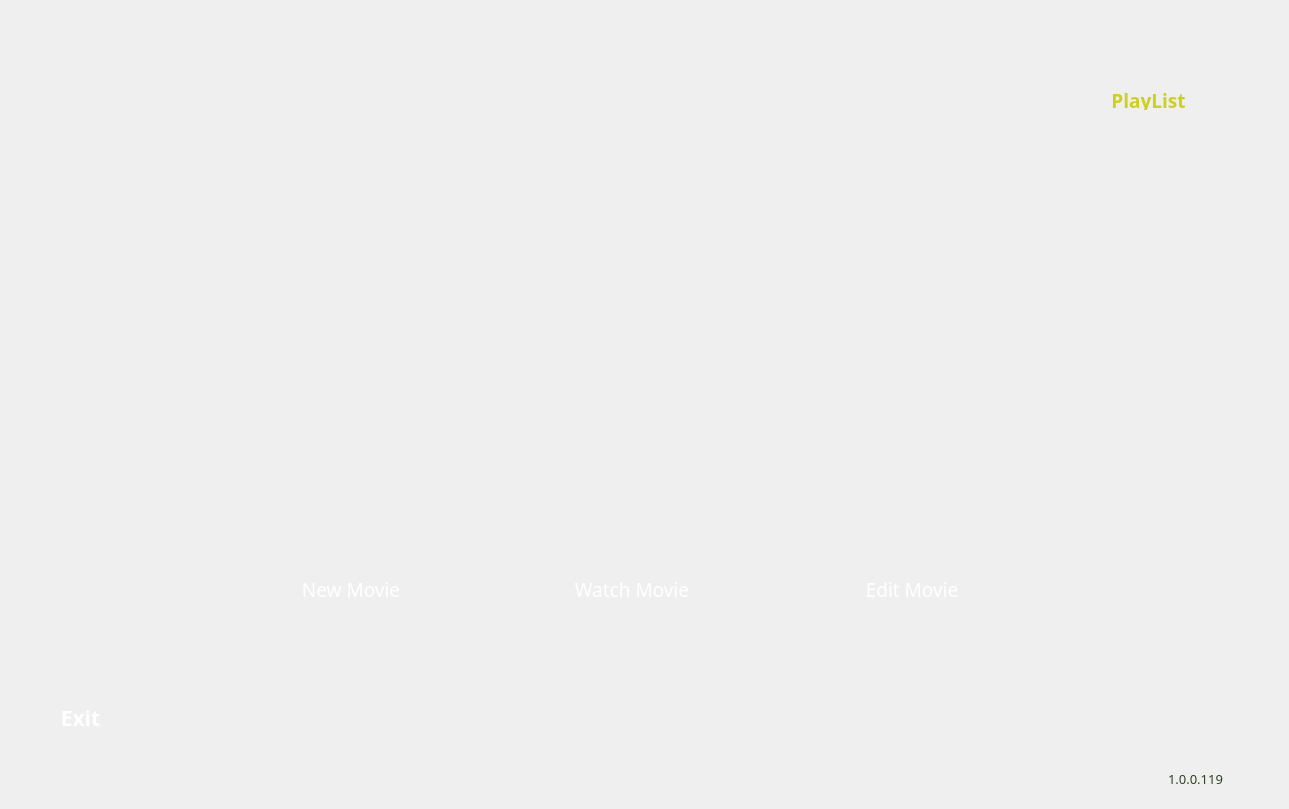
    <widget class="QWidget" name="HomePage">
     <property name="sizePolicy">
      <sizepolicy hsizetype="MinimumExpanding" vsizetype="MinimumExpanding">
       <horstretch>0</horstretch>
       <verstretch>0</verstretch>
      </sizepolicy>
     </property>
     <property name="focusPolicy">
      <enum>Qt::NoFocus</enum>
     </property>
     <widget class="QLabel" name="Home_BG">
      <property name="geometry">
       <rect>
        <x>0</x>
        <y>0</y>
        <width>1280</width>
        <height>800</height>
       </rect>
      </property>
      <property name="sizePolicy">
       <sizepolicy hsizetype="MinimumExpanding" vsizetype="MinimumExpanding">
        <horstretch>0</horstretch>
        <verstretch>0</verstretch>
       </sizepolicy>
      </property>
      <property name="focusPolicy">
       <enum>Qt::NoFocus</enum>
      </property>
      <property name="text">
       <string/>
      </property>
      <property name="pixmap">
       <pixmap>Media/GUI/FC1.png</pixmap>
      </property>
      <property name="scaledContents">
       <bool>true</bool>
      </property>
     </widget>
     <widget class="QWidget" name="Home_CenterWidget" native="true">
      <property name="geometry">
       <rect>
        <x>101</x>
        <y>176</y>
        <width>782</width>
        <height>440</height>
       </rect>
      </property>
     </widget>
     <widget class="QWidget" name="Home_MovieClipBGWidget" native="true">
      <property name="geometry">
       <rect>
        <x>199</x>
        <y>627</y>
        <width>872</width>
        <height>100</height>
       </rect>
      </property>
      <widget class="QLabel" name="label_5">
       <property name="geometry">
        <rect>
         <x>0</x>
         <y>0</y>
         <width>872</width>
         <height>100</height>
        </rect>
       </property>
       <property name="text">
        <string/>
       </property>
       <property name="pixmap">
        <pixmap>Media/GUI/bottomBAR_home_element.png</pixmap>
       </property>
      </widget>
     </widget>
     <widget class="QWidget" name="Home_ListMovieWidget" native="true">
      <property name="geometry">
       <rect>
        <x>1063</x>
        <y>82</y>
        <width>192</width>
        <height>545</height>
       </rect>
      </property>
      <widget class="QLabel" name="Home_ListMoviesLabel">
       <property name="geometry">
        <rect>
         <x>0</x>
         <y>0</y>
         <width>183</width>
         <height>545</height>
        </rect>
       </property>
       <property name="text">
        <string/>
       </property>
       <property name="pixmap">
        <pixmap>Media/GUI/ListMovies.jpg</pixmap>
       </property>
       <property name="scaledContents">
        <bool>true</bool>
       </property>
      </widget>
      <widget class="QListWidget" name="Home_ListWidget">
       <property name="geometry">
        <rect>
         <x>0</x>
         <y>48</y>
         <width>180</width>
         <height>486</height>
        </rect>
       </property>
       <property name="palette">
        <palette>
         <active>
          <colorrole role="Text">
           <brush brushstyle="SolidPattern">
            <color alpha="255">
             <red>221</red>
             <green>221</green>
             <blue>221</blue>
            </color>
           </brush>
          </colorrole>
          <colorrole role="Base">
           <brush brushstyle="SolidPattern">
            <color alpha="0">
             <red>255</red>
             <green>255</green>
             <blue>255</blue>
            </color>
           </brush>
          </colorrole>
         </active>
         <inactive>
          <colorrole role="Text">
           <brush brushstyle="SolidPattern">
            <color alpha="255">
             <red>221</red>
             <green>221</green>
             <blue>221</blue>
            </color>
           </brush>
          </colorrole>
          <colorrole role="Base">
           <brush brushstyle="SolidPattern">
            <color alpha="0">
             <red>255</red>
             <green>255</green>
             <blue>255</blue>
            </color>
           </brush>
          </colorrole>
         </inactive>
         <disabled>
          <colorrole role="Text">
           <brush brushstyle="SolidPattern">
            <color alpha="255">
             <red>120</red>
             <green>120</green>
             <blue>120</blue>
            </color>
           </brush>
          </colorrole>
          <colorrole role="Base">
           <brush brushstyle="SolidPattern">
            <color alpha="255">
             <red>240</red>
             <green>240</green>
             <blue>240</blue>
            </color>
           </brush>
          </colorrole>
         </disabled>
        </palette>
       </property>
       <property name="styleSheet">
        <string notr="true">QListWidget:Item{border: 0px solid #8f8f91;border-radius: 0px;} QListWidget::Item:selected {color: green }	QListWidget::Item:hover {color:yellow}
  QScrollBar:vertical {
      border: 2px solid grey;
      background color: rgba(0, 0, 255, 0);
      width: 15px;
	
      margin: 22px 0 22px 0;
  }
  QScrollBar::handle:vertical {
      background: solid grey;
      min-height: 10px;
  }
  QScrollBar::add-line:vertical {
      border: 2px solid grey;
      background: #32CC99;
      height: 20px;
      subcontrol-position: bottom;
      subcontrol-origin: margin;
  }

  QScrollBar::sub-line:vertical {
      border: 2px solid grey;
      background: #32CC99;
      height: 20px;
      subcontrol-position: top;
      subcontrol-origin: margin;
  }


  QScrollBar::add-page:vertical, QScrollBar::sub-page:vertical {
      background: none;
  }</string>
       </property>
       <property name="frameShape">
        <enum>QFrame::NoFrame</enum>
       </property>
       <property name="verticalScrollBarPolicy">
        <enum>Qt::ScrollBarAsNeeded</enum>
       </property>
       <property name="horizontalScrollBarPolicy">
        <enum>Qt::ScrollBarAlwaysOff</enum>
       </property>
       <property name="editTriggers">
        <set>QAbstractItemView::NoEditTriggers</set>
       </property>
       <property name="textElideMode">
        <enum>Qt::ElideMiddle</enum>
       </property>
       <property name="resizeMode">
        <enum>QListView::Adjust</enum>
       </property>
       <property name="spacing">
        <number>12</number>
       </property>
       <property name="gridSize">
        <size>
         <width>151</width>
         <height>44</height>
        </size>
       </property>
       <property name="sortingEnabled">
        <bool>false</bool>
       </property>
      </widget>
      <widget class="QLabel" name="Home_ListLabel">
       <property name="geometry">
        <rect>
         <x>10</x>
         <y>8</y>
         <width>151</width>
         <height>20</height>
        </rect>
       </property>
       <property name="palette">
        <palette>
         <active>
          <colorrole role="WindowText">
           <brush brushstyle="SolidPattern">
            <color alpha="255">
             <red>206</red>
             <green>209</green>
             <blue>23</blue>
            </color>
           </brush>
          </colorrole>
         </active>
         <inactive>
          <colorrole role="WindowText">
           <brush brushstyle="SolidPattern">
            <color alpha="255">
             <red>206</red>
             <green>209</green>
             <blue>23</blue>
            </color>
           </brush>
          </colorrole>
         </inactive>
         <disabled>
          <colorrole role="WindowText">
           <brush brushstyle="SolidPattern">
            <color alpha="255">
             <red>120</red>
             <green>120</green>
             <blue>120</blue>
            </color>
           </brush>
          </colorrole>
         </disabled>
        </palette>
       </property>
       <property name="font">
        <font>
         <family>Raavi</family>
         <pointsize>14</pointsize>
         <weight>75</weight>
         <bold>true</bold>
        </font>
       </property>
       <property name="text">
        <string>PlayList</string>
       </property>
       <property name="alignment">
        <set>Qt::AlignCenter</set>
       </property>
      </widget>
     </widget>
     <widget class="QWidget" name="Home_MainLogoWidget" native="true">
      <property name="geometry">
       <rect>
        <x>199</x>
        <y>82</y>
        <width>864</width>
        <height>545</height>
       </rect>
      </property>
      <widget class="QLabel" name="Home_MainLogoLabel">
       <property name="geometry">
        <rect>
         <x>0</x>
         <y>0</y>
         <width>864</width>
         <height>545</height>
        </rect>
       </property>
       <property name="text">
        <string/>
       </property>
       <property name="pixmap">
        <pixmap>Media/GUI/Home_MainScreenLogo.jpg</pixmap>
       </property>
       <property name="scaledContents">
        <bool>true</bool>
       </property>
      </widget>
      <widget class="QToolButton" name="Home_WatchMovieButton">
       <property name="geometry">
        <rect>
         <x>360</x>
         <y>495</y>
         <width>146</width>
         <height>25</height>
        </rect>
       </property>
       <property name="palette">
        <palette>
         <active>
          <colorrole role="Text">
           <brush brushstyle="SolidPattern">
            <color alpha="255">
             <red>255</red>
             <green>255</green>
             <blue>255</blue>
            </color>
           </brush>
          </colorrole>
          <colorrole role="ButtonText">
           <brush brushstyle="SolidPattern">
            <color alpha="255">
             <red>255</red>
             <green>255</green>
             <blue>255</blue>
            </color>
           </brush>
          </colorrole>
          <colorrole role="Base">
           <brush brushstyle="SolidPattern">
            <color alpha="0">
             <red>255</red>
             <green>255</green>
             <blue>255</blue>
            </color>
           </brush>
          </colorrole>
         </active>
         <inactive>
          <colorrole role="Text">
           <brush brushstyle="SolidPattern">
            <color alpha="255">
             <red>255</red>
             <green>255</green>
             <blue>255</blue>
            </color>
           </brush>
          </colorrole>
          <colorrole role="ButtonText">
           <brush brushstyle="SolidPattern">
            <color alpha="255">
             <red>255</red>
             <green>255</green>
             <blue>255</blue>
            </color>
           </brush>
          </colorrole>
          <colorrole role="Base">
           <brush brushstyle="SolidPattern">
            <color alpha="0">
             <red>255</red>
             <green>255</green>
             <blue>255</blue>
            </color>
           </brush>
          </colorrole>
         </inactive>
         <disabled>
          <colorrole role="Text">
           <brush brushstyle="SolidPattern">
            <color alpha="255">
             <red>120</red>
             <green>120</green>
             <blue>120</blue>
            </color>
           </brush>
          </colorrole>
          <colorrole role="ButtonText">
           <brush brushstyle="SolidPattern">
            <color alpha="255">
             <red>120</red>
             <green>120</green>
             <blue>120</blue>
            </color>
           </brush>
          </colorrole>
          <colorrole role="Base">
           <brush brushstyle="SolidPattern">
            <color alpha="255">
             <red>240</red>
             <green>240</green>
             <blue>240</blue>
            </color>
           </brush>
          </colorrole>
         </disabled>
        </palette>
       </property>
       <property name="font">
        <font>
         <family>Raavi</family>
         <pointsize>14</pointsize>
        </font>
       </property>
       <property name="focusPolicy">
        <enum>Qt::StrongFocus</enum>
       </property>
       <property name="toolTip">
        <string>Watch a movie</string>
       </property>
       <property name="autoFillBackground">
        <bool>false</bool>
       </property>
       <property name="styleSheet">
        <string notr="true"/>
       </property>
       <property name="text">
        <string>Watch Movie</string>
       </property>
       <property name="checkable">
        <bool>true</bool>
       </property>
       <property name="autoExclusive">
        <bool>true</bool>
       </property>
       <property name="toolButtonStyle">
        <enum>Qt::ToolButtonTextOnly</enum>
       </property>
       <property name="autoRaise">
        <bool>true</bool>
       </property>
      </widget>
      <widget class="QToolButton" name="Home_NewMovieButton">
       <property name="geometry">
        <rect>
         <x>79</x>
         <y>495</y>
         <width>146</width>
         <height>25</height>
        </rect>
       </property>
       <property name="palette">
        <palette>
         <active>
          <colorrole role="ButtonText">
           <brush brushstyle="SolidPattern">
            <color alpha="255">
             <red>255</red>
             <green>255</green>
             <blue>255</blue>
            </color>
           </brush>
          </colorrole>
          <colorrole role="Base">
           <brush brushstyle="SolidPattern">
            <color alpha="0">
             <red>255</red>
             <green>255</green>
             <blue>255</blue>
            </color>
           </brush>
          </colorrole>
         </active>
         <inactive>
          <colorrole role="ButtonText">
           <brush brushstyle="SolidPattern">
            <color alpha="255">
             <red>255</red>
             <green>255</green>
             <blue>255</blue>
            </color>
           </brush>
          </colorrole>
          <colorrole role="Base">
           <brush brushstyle="SolidPattern">
            <color alpha="0">
             <red>255</red>
             <green>255</green>
             <blue>255</blue>
            </color>
           </brush>
          </colorrole>
         </inactive>
         <disabled>
          <colorrole role="ButtonText">
           <brush brushstyle="SolidPattern">
            <color alpha="255">
             <red>120</red>
             <green>120</green>
             <blue>120</blue>
            </color>
           </brush>
          </colorrole>
          <colorrole role="Base">
           <brush brushstyle="SolidPattern">
            <color alpha="255">
             <red>240</red>
             <green>240</green>
             <blue>240</blue>
            </color>
           </brush>
          </colorrole>
         </disabled>
        </palette>
       </property>
       <property name="font">
        <font>
         <family>Raavi</family>
         <pointsize>14</pointsize>
        </font>
       </property>
       <property name="focusPolicy">
        <enum>Qt::StrongFocus</enum>
       </property>
       <property name="toolTip">
        <string>Create a new movie</string>
       </property>
       <property name="autoFillBackground">
        <bool>false</bool>
       </property>
       <property name="styleSheet">
        <string notr="true"/>
       </property>
       <property name="text">
        <string>New Movie</string>
       </property>
       <property name="checkable">
        <bool>true</bool>
       </property>
       <property name="autoExclusive">
        <bool>true</bool>
       </property>
       <property name="toolButtonStyle">
        <enum>Qt::ToolButtonTextOnly</enum>
       </property>
       <property name="autoRaise">
        <bool>true</bool>
       </property>
      </widget>
      <widget class="QToolButton" name="Home_EditMovieButton">
       <property name="geometry">
        <rect>
         <x>640</x>
         <y>495</y>
         <width>146</width>
         <height>25</height>
        </rect>
       </property>
       <property name="palette">
        <palette>
         <active>
          <colorrole role="ButtonText">
           <brush brushstyle="SolidPattern">
            <color alpha="255">
             <red>255</red>
             <green>255</green>
             <blue>255</blue>
            </color>
           </brush>
          </colorrole>
          <colorrole role="Base">
           <brush brushstyle="SolidPattern">
            <color alpha="0">
             <red>255</red>
             <green>255</green>
             <blue>255</blue>
            </color>
           </brush>
          </colorrole>
         </active>
         <inactive>
          <colorrole role="ButtonText">
           <brush brushstyle="SolidPattern">
            <color alpha="255">
             <red>255</red>
             <green>255</green>
             <blue>255</blue>
            </color>
           </brush>
          </colorrole>
          <colorrole role="Base">
           <brush brushstyle="SolidPattern">
            <color alpha="0">
             <red>255</red>
             <green>255</green>
             <blue>255</blue>
            </color>
           </brush>
          </colorrole>
         </inactive>
         <disabled>
          <colorrole role="ButtonText">
           <brush brushstyle="SolidPattern">
            <color alpha="255">
             <red>120</red>
             <green>120</green>
             <blue>120</blue>
            </color>
           </brush>
          </colorrole>
          <colorrole role="Base">
           <brush brushstyle="SolidPattern">
            <color alpha="255">
             <red>240</red>
             <green>240</green>
             <blue>240</blue>
            </color>
           </brush>
          </colorrole>
         </disabled>
        </palette>
       </property>
       <property name="font">
        <font>
         <family>Raavi</family>
         <pointsize>14</pointsize>
        </font>
       </property>
       <property name="focusPolicy">
        <enum>Qt::StrongFocus</enum>
       </property>
       <property name="toolTip">
        <string>Edit a saved scene</string>
       </property>
       <property name="autoFillBackground">
        <bool>false</bool>
       </property>
       <property name="styleSheet">
        <string notr="true"/>
       </property>
       <property name="text">
        <string>Edit Movie</string>
       </property>
       <property name="checkable">
        <bool>true</bool>
       </property>
       <property name="autoExclusive">
        <bool>true</bool>
       </property>
       <property name="popupMode">
        <enum>QToolButton::DelayedPopup</enum>
       </property>
       <property name="toolButtonStyle">
        <enum>Qt::ToolButtonTextOnly</enum>
       </property>
       <property name="autoRaise">
        <bool>true</bool>
       </property>
      </widget>
     </widget>
     <widget class="QWidget" name="Home_ScrollLeftWidget" native="true">
      <property name="geometry">
       <rect>
        <x>206</x>
        <y>701</y>
        <width>31</width>
        <height>23</height>
       </rect>
      </property>
      <widget class="QPushButton" name="Home_ScrollLeftButton">
       <property name="geometry">
        <rect>
         <x>-6</x>
         <y>-1</y>
         <width>30</width>
         <height>27</height>
        </rect>
       </property>
       <property name="palette">
        <palette>
         <active>
          <colorrole role="Base">
           <brush brushstyle="SolidPattern">
            <color alpha="0">
             <red>255</red>
             <green>255</green>
             <blue>255</blue>
            </color>
           </brush>
          </colorrole>
         </active>
         <inactive>
          <colorrole role="Base">
           <brush brushstyle="SolidPattern">
            <color alpha="0">
             <red>255</red>
             <green>255</green>
             <blue>255</blue>
            </color>
           </brush>
          </colorrole>
         </inactive>
         <disabled>
          <colorrole role="Base">
           <brush brushstyle="SolidPattern">
            <color alpha="255">
             <red>240</red>
             <green>240</green>
             <blue>240</blue>
            </color>
           </brush>
          </colorrole>
         </disabled>
        </palette>
       </property>
       <property name="styleSheet">
        <string notr="true">QPushButton{
	border: 0px solid #8f8f91;
	border-radius: 0px;
}
QPushButton:hover {
	border: 0px solid #8f8f91;
	border-radius: 0px;
   border-color: blue
}</string>
       </property>
       <property name="text">
        <string/>
       </property>
       <property name="icon">
        <iconset>
         <normaloff>Media/GUI/left_arrow.png</normaloff>Media/GUI/left_arrow.png</iconset>
       </property>
       <property name="iconSize">
        <size>
         <width>30</width>
         <height>36</height>
        </size>
       </property>
       <property name="flat">
        <bool>true</bool>
       </property>
      </widget>
     </widget>
     <widget class="QWidget" name="Home_ScrollRightWidget" native="true">
      <property name="geometry">
       <rect>
        <x>1041</x>
        <y>701</y>
        <width>31</width>
        <height>23</height>
       </rect>
      </property>
      <widget class="QPushButton" name="Home_ScrollRightButton">
       <property name="geometry">
        <rect>
         <x>-8</x>
         <y>-2</y>
         <width>30</width>
         <height>27</height>
        </rect>
       </property>
       <property name="palette">
        <palette>
         <active>
          <colorrole role="Base">
           <brush brushstyle="SolidPattern">
            <color alpha="0">
             <red>255</red>
             <green>255</green>
             <blue>255</blue>
            </color>
           </brush>
          </colorrole>
         </active>
         <inactive>
          <colorrole role="Base">
           <brush brushstyle="SolidPattern">
            <color alpha="0">
             <red>255</red>
             <green>255</green>
             <blue>255</blue>
            </color>
           </brush>
          </colorrole>
         </inactive>
         <disabled>
          <colorrole role="Base">
           <brush brushstyle="SolidPattern">
            <color alpha="255">
             <red>240</red>
             <green>240</green>
             <blue>240</blue>
            </color>
           </brush>
          </colorrole>
         </disabled>
        </palette>
       </property>
       <property name="styleSheet">
        <string notr="true">QPushButton{
	border: 0px solid #8f8f91;
	border-radius: 0px;
}
QPushButton:hover {
	border: 0px solid #8f8f91;
	border-radius: 0px;
   border-color: blue
}</string>
       </property>
       <property name="text">
        <string/>
       </property>
       <property name="icon">
        <iconset>
         <normaloff>Media/GUI/right_arrow.png</normaloff>Media/GUI/right_arrow.png</iconset>
       </property>
       <property name="iconSize">
        <size>
         <width>30</width>
         <height>36</height>
        </size>
       </property>
       <property name="flat">
        <bool>true</bool>
       </property>
      </widget>
     </widget>
     <widget class="QToolButton" name="Home_ExitButton">
      <property name="geometry">
       <rect>
        <x>50</x>
        <y>702</y>
        <width>61</width>
        <height>31</height>
       </rect>
      </property>
      <property name="palette">
       <palette>
        <active>
         <colorrole role="Button">
          <brush brushstyle="SolidPattern">
           <color alpha="0">
            <red>240</red>
            <green>240</green>
            <blue>240</blue>
           </color>
          </brush>
         </colorrole>
         <colorrole role="ButtonText">
          <brush brushstyle="SolidPattern">
           <color alpha="255">
            <red>255</red>
            <green>255</green>
            <blue>255</blue>
           </color>
          </brush>
         </colorrole>
        </active>
        <inactive>
         <colorrole role="Button">
          <brush brushstyle="SolidPattern">
           <color alpha="0">
            <red>240</red>
            <green>240</green>
            <blue>240</blue>
           </color>
          </brush>
         </colorrole>
         <colorrole role="ButtonText">
          <brush brushstyle="SolidPattern">
           <color alpha="255">
            <red>255</red>
            <green>255</green>
            <blue>255</blue>
           </color>
          </brush>
         </colorrole>
        </inactive>
        <disabled>
         <colorrole role="Button">
          <brush brushstyle="SolidPattern">
           <color alpha="0">
            <red>240</red>
            <green>240</green>
            <blue>240</blue>
           </color>
          </brush>
         </colorrole>
         <colorrole role="ButtonText">
          <brush brushstyle="SolidPattern">
           <color alpha="255">
            <red>120</red>
            <green>120</green>
            <blue>120</blue>
           </color>
          </brush>
         </colorrole>
        </disabled>
       </palette>
      </property>
      <property name="font">
       <font>
        <family>Raavi</family>
        <pointsize>16</pointsize>
        <weight>75</weight>
        <bold>true</bold>
       </font>
      </property>
      <property name="text">
       <string>Exit</string>
      </property>
      <property name="checkable">
       <bool>true</bool>
      </property>
      <property name="autoRaise">
       <bool>true</bool>
      </property>
     </widget>
     <widget class="QLabel" name="Home_VersionNumberLabel">
      <property name="geometry">
       <rect>
        <x>1135</x>
        <y>763</y>
        <width>121</width>
        <height>31</height>
       </rect>
      </property>
      <property name="palette">
       <palette>
        <active>
         <colorrole role="WindowText">
          <brush brushstyle="SolidPattern">
           <color alpha="255">
            <red>45</red>
            <green>67</green>
            <blue>33</blue>
           </color>
          </brush>
         </colorrole>
        </active>
        <inactive>
         <colorrole role="WindowText">
          <brush brushstyle="SolidPattern">
           <color alpha="255">
            <red>45</red>
            <green>67</green>
            <blue>33</blue>
           </color>
          </brush>
         </colorrole>
        </inactive>
        <disabled>
         <colorrole role="WindowText">
          <brush brushstyle="SolidPattern">
           <color alpha="255">
            <red>120</red>
            <green>120</green>
            <blue>120</blue>
           </color>
          </brush>
         </colorrole>
        </disabled>
       </palette>
      </property>
      <property name="font">
       <font>
        <family>Raavi</family>
        <pointsize>10</pointsize>
       </font>
      </property>
      <property name="text">
       <string>1.0.0.119</string>
      </property>
      <property name="alignment">
       <set>Qt::AlignCenter</set>
      </property>
     </widget>
     <widget class="QWidget" name="Home_MovieClipWidget" native="true">
      <property name="geometry">
       <rect>
        <x>250</x>
        <y>627</y>
        <width>763</width>
        <height>90</height>
       </rect>
      </property>
     </widget>
    </widget>
